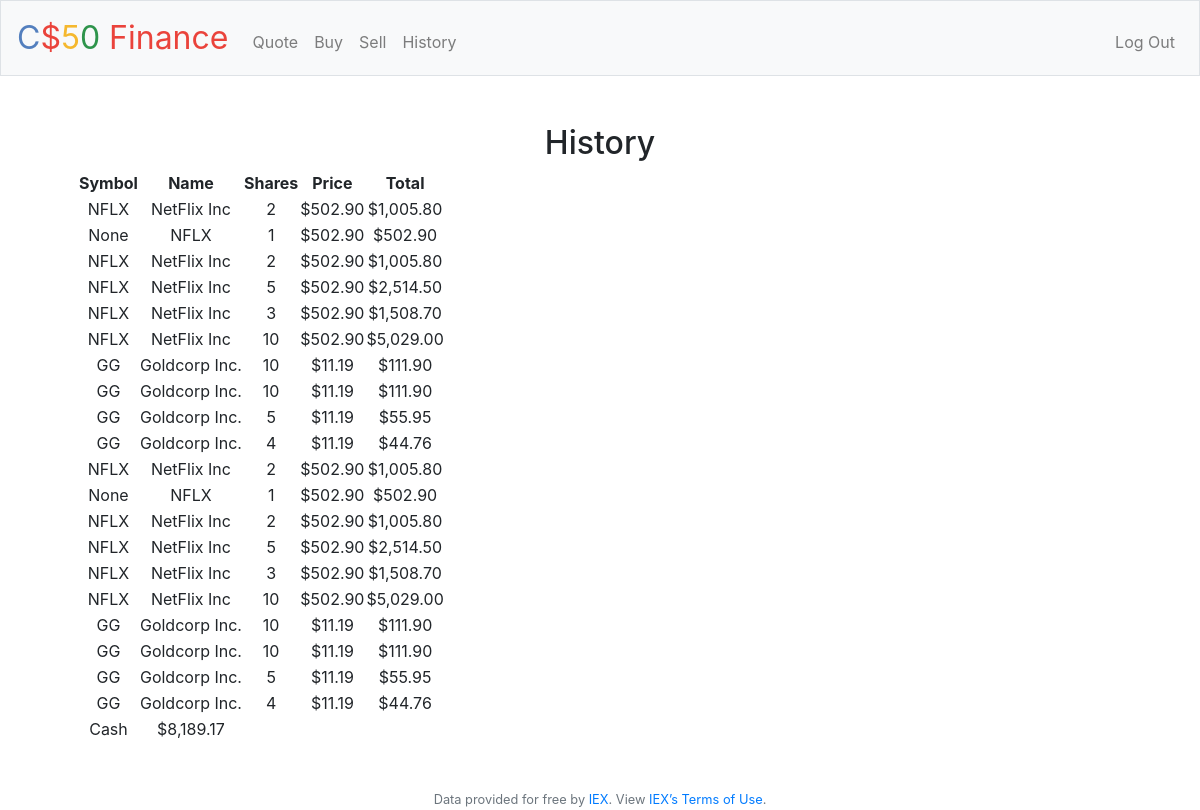
Screenshot of /history (signed in) with the database file from the repository.
### tables this page shows
CREATE TABLE 'purchase' (trans_id SERIAL PRIMARY KEY,user varchar,name varchar,price float,shares int,'time' datetime,symbol varchar);

CREATE TABLE users (id INTEGER, username TEXT NOT NULL, hash TEXT NOT NULL, cash NUMERIC NOT NULL DEFAULT 10000.00, PRIMARY KEY(id));

### application.py (the view)
@app.route("/history")
@login_required
def history():
    uid=session["user_id"]
    stocks1= db.execute("SELECT user,symbol,shares,name,price,time FROM purchase where user=?",uid)
    for row in stocks1:
        row['total']=row['price']*row['shares']
    stocks2= db.execute("SELECT user,symbol,shares,name,price,time FROM purchase where user=?",uid)
    for row in stocks2:
        row['total']=row['price']*row['shares']
    stocks=stocks1+stocks2
    c = db.execute("SELECT cash FROM users where id=?",uid)
    cash=c[0]['cash']
    return render_template("history.html",stocks=stocks,cash=cash)

### application.py (called while the page is built)
@app.after_request
def after_request(response):
    response.headers["Cache-Control"] = "no-cache, no-store, must-revalidate"
    response.headers["Expires"] = 0
    response.headers["Pragma"] = "no-cache"
    return response

### helpers.py (called while the page is built)
def login_required(f):
    @wraps(f)
    def decorated_function(*args, **kwargs):
        if session.get("user_id") is None:
            return redirect("/login")
        return f(*args, **kwargs)
    return decorated_function

def usd(value):
    return f"${value:,.2f}"

### templates/history.html (shortened to what this page needs)
{% extends "layout.html" %}
{% block main %}
        <h2>History</h2>
        <table>
            <thead>
                <tr>
                    <th>Symbol</th>
                    <th>Name</th>
                    <th>Shares</th>
                    <th>Price</th>
                    <th>Total</th>
                </tr>
            </thead>
            <tbody>
                {% for s in stocks %}
                    <tr>
                        <td> {{s.symbol}}</td>
                        <td> {{s.name}}</td>
                        <td> {{s.shares}}</td>
                        <td> {{s.price | usd}}</td>
                        <td> {{s.total | usd}}</td>
                    </tr>
                {% endfor %}
                <tr>
                    <td>Cash</td>
                    <td>{{cash | usd}}</td>
                </tr>
            </tbody>
        </table>
{% endblock %}

### templates/layout.html (shortened to what this page needs)
<!DOCTYPE html>
<html lang="en">
    <head>
        <link rel="stylesheet" href="https://cdn.jsdelivr.net/npm/bootstrap@4.5.3/dist/css/bootstrap.min.css">
        <link href="/static/styles.css" rel="stylesheet">
    </head>
    <body>
        <nav class="navbar navbar-expand-md navbar-light bg-light border">
            <a class="navbar-brand" href="/"><span class="blue">C</span><span class="red">$</span><span class="yellow">5</span><span class="green">0</span> <span class="red">Finance</span></a>
            <div class="collapse navbar-collapse" id="navbar">
                {% if session.user_id %}
                    <ul class="navbar-nav mr-auto mt-2">
                        <li class="nav-item"><a class="nav-link" href="/quote">Quote</a></li>
                        <li class="nav-item"><a class="nav-link" href="/buy">Buy</a></li>
                        <li class="nav-item"><a class="nav-link" href="/sell">Sell</a></li>
                        <li class="nav-item"><a class="nav-link" href="/history">History</a></li>
                    </ul>
                    <ul class="navbar-nav ml-auto mt-2">
                        <li class="nav-item"><a class="nav-link" href="/logout">Log Out</a></li>
                    </ul>
                {% else %}
                    <ul class="navbar-nav ml-auto mt-2">
                        <li class="nav-item"><a class="nav-link" href="/register">Register</a></li>
                        <li class="nav-item"><a class="nav-link" href="/login">Log In</a></li>
                    </ul>
                {% endif %}
            </div>
        </nav>
        <main class="container p-5">
            {% block main %}{% endblock %}
        </main>
        <footer class="small text-center text-muted">
            Data provided for free by <a href="https://iextrading.com/developer">IEX</a>. View <a href="https://iextrading.com/api-exhibit-a/">IEX’s Terms of Use</a>.
        </footer>
    </body>
</html>

### static/styles.css (style rules this page uses)
nav .navbar-brand { font-size: xx-large; }
nav .navbar-brand .blue { color: #537fbe; }
nav .navbar-brand .red { color: #ea433b; }
nav .navbar-brand .yellow { color: #f5b82e; }
nav .navbar-brand .green { color: #2e944b; }
main { overflow-x: auto; text-align: center; }

### rows the page displays
purchase: symbol "NFLX", name "NetFlix Inc", shares "2", price "$502.90", total "$1,005.80", symbol "None", name "NFLX", shares "1", total "$502.90", shares "5", total "$2,514.50", shares "3", total "$1,508.70", shares "10", total "$5,029.00", symbol "GG", name "Goldcorp Inc.", price "$11.19", total "$111.90", total "$55.95", shares "4", total "$44.76"
users: cash "$8,189.17"
